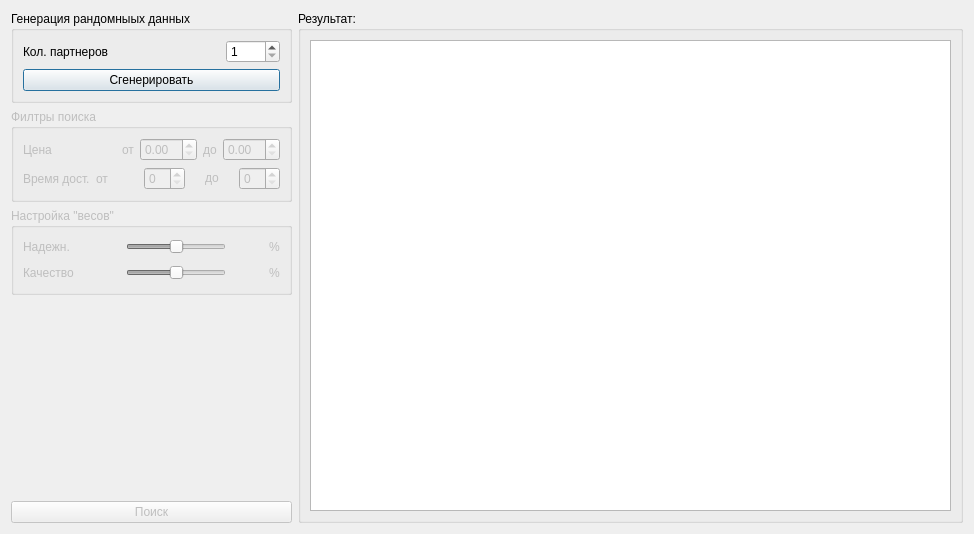
<?xml version="1.0" encoding="UTF-8"?>
<ui version="4.0">
 <class>Dialog</class>
 <widget class="QDialog" name="Dialog">
  <property name="geometry">
   <rect>
    <x>0</x>
    <y>0</y>
    <width>974</width>
    <height>534</height>
   </rect>
  </property>
  <property name="windowTitle">
   <string>SoSBS</string>
  </property>
  <layout class="QGridLayout" name="gridLayout_5">
   <item row="0" column="0">
    <layout class="QVBoxLayout" name="verticalLayout_3">
     <item>
      <widget class="QGroupBox" name="groupBox">
       <property name="maximumSize">
        <size>
         <width>281</width>
         <height>16777215</height>
        </size>
       </property>
       <property name="title">
        <string>Генерация рандомныых данных</string>
       </property>
       <layout class="QGridLayout" name="gridLayout">
        <item row="0" column="0">
         <layout class="QVBoxLayout" name="verticalLayout_2">
          <item>
           <layout class="QHBoxLayout" name="horizontalLayout">
            <item>
             <widget class="QLabel" name="label">
              <property name="text">
               <string>Кол. партнеров</string>
              </property>
             </widget>
            </item>
            <item>
             <spacer name="horizontalSpacer">
              <property name="orientation">
               <enum>Qt::Horizontal</enum>
              </property>
              <property name="sizeHint" stdset="0">
               <size>
                <width>40</width>
                <height>20</height>
               </size>
              </property>
             </spacer>
            </item>
            <item>
             <widget class="QSpinBox" name="spinBox">
              <property name="minimum">
               <number>1</number>
              </property>
              <property name="maximum">
               <number>1000</number>
              </property>
             </widget>
            </item>
           </layout>
          </item>
          <item>
           <widget class="QPushButton" name="pushButton">
            <property name="text">
             <string>Сгенерировать</string>
            </property>
           </widget>
          </item>
         </layout>
        </item>
       </layout>
       <zorder></zorder>
      </widget>
     </item>
     <item>
      <widget class="QGroupBox" name="groupBox_4">
       <property name="enabled">
        <bool>false</bool>
       </property>
       <property name="maximumSize">
        <size>
         <width>281</width>
         <height>16777215</height>
        </size>
       </property>
       <property name="title">
        <string>Филтры поиска</string>
       </property>
       <layout class="QGridLayout" name="gridLayout_4">
        <item row="0" column="0">
         <layout class="QVBoxLayout" name="verticalLayout_4">
          <item>
           <layout class="QHBoxLayout" name="horizontalLayout_4">
            <item>
             <widget class="QLabel" name="label_13">
              <property name="text">
               <string>Цена</string>
              </property>
             </widget>
            </item>
            <item>
             <spacer name="horizontalSpacer_14">
              <property name="orientation">
               <enum>Qt::Horizontal</enum>
              </property>
              <property name="sizeHint" stdset="0">
               <size>
                <width>40</width>
                <height>20</height>
               </size>
              </property>
             </spacer>
            </item>
            <item>
             <widget class="QLabel" name="label_4">
              <property name="text">
               <string>от</string>
              </property>
             </widget>
            </item>
            <item>
             <widget class="QDoubleSpinBox" name="doubleSpinBox_7">
              <property name="maximum">
               <double>99.000000000000000</double>
              </property>
             </widget>
            </item>
            <item>
             <widget class="QLabel" name="label_10">
              <property name="text">
               <string>до</string>
              </property>
             </widget>
            </item>
            <item>
             <widget class="QDoubleSpinBox" name="doubleSpinBox_8">
              <property name="maximum">
               <double>99.000000000000000</double>
              </property>
             </widget>
            </item>
           </layout>
          </item>
          <item>
           <layout class="QHBoxLayout" name="horizontalLayout_9">
            <item>
             <widget class="QLabel" name="label_12">
              <property name="text">
               <string>Время дост.</string>
              </property>
             </widget>
            </item>
            <item>
             <widget class="QLabel" name="label_9">
              <property name="text">
               <string>от</string>
              </property>
             </widget>
            </item>
            <item>
             <widget class="QSpinBox" name="spinBox_2"/>
            </item>
            <item>
             <widget class="QLabel" name="label_11">
              <property name="text">
               <string>&lt;html&gt;&lt;head/&gt;&lt;body&gt;&lt;p align=&quot;center&quot;&gt;до&lt;/p&gt;&lt;/body&gt;&lt;/html&gt;</string>
              </property>
             </widget>
            </item>
            <item>
             <widget class="QSpinBox" name="spinBox_3"/>
            </item>
           </layout>
          </item>
         </layout>
        </item>
       </layout>
      </widget>
     </item>
     <item>
      <widget class="QGroupBox" name="groupBox_2">
       <property name="enabled">
        <bool>false</bool>
       </property>
       <property name="minimumSize">
        <size>
         <width>281</width>
         <height>0</height>
        </size>
       </property>
       <property name="maximumSize">
        <size>
         <width>281</width>
         <height>16777215</height>
        </size>
       </property>
       <property name="title">
        <string>Настройка &quot;весов&quot;</string>
       </property>
       <layout class="QGridLayout" name="gridLayout_2">
        <item row="1" column="1">
         <layout class="QVBoxLayout" name="verticalLayout">
          <item>
           <layout class="QHBoxLayout" name="horizontalLayout_2">
            <item>
             <widget class="QLabel" name="label_2">
              <property name="minimumSize">
               <size>
                <width>59</width>
                <height>0</height>
               </size>
              </property>
              <property name="text">
               <string>Надежн.</string>
              </property>
             </widget>
            </item>
            <item>
             <spacer name="horizontalSpacer_3">
              <property name="orientation">
               <enum>Qt::Horizontal</enum>
              </property>
              <property name="sizeHint" stdset="0">
               <size>
                <width>40</width>
                <height>20</height>
               </size>
              </property>
             </spacer>
            </item>
            <item>
             <widget class="QSlider" name="horizontalSlider">
              <property name="minimumSize">
               <size>
                <width>100</width>
                <height>0</height>
               </size>
              </property>
              <property name="maximumSize">
               <size>
                <width>100</width>
                <height>16777215</height>
               </size>
              </property>
              <property name="maximum">
               <number>100</number>
              </property>
              <property name="pageStep">
               <number>1</number>
              </property>
              <property name="value">
               <number>50</number>
              </property>
              <property name="orientation">
               <enum>Qt::Horizontal</enum>
              </property>
             </widget>
            </item>
            <item>
             <widget class="QLabel" name="label_3">
              <property name="minimumSize">
               <size>
                <width>31</width>
                <height>20</height>
               </size>
              </property>
              <property name="maximumSize">
               <size>
                <width>31</width>
                <height>20</height>
               </size>
              </property>
              <property name="layoutDirection">
               <enum>Qt::LeftToRight</enum>
              </property>
              <property name="styleSheet">
               <string notr="true"/>
              </property>
              <property name="text">
               <string>&lt;html&gt;&lt;head/&gt;&lt;body&gt;&lt;p&gt;&lt;br/&gt;&lt;/p&gt;&lt;/body&gt;&lt;/html&gt;</string>
              </property>
             </widget>
            </item>
            <item>
             <widget class="QLabel" name="label_7">
              <property name="text">
               <string>%</string>
              </property>
             </widget>
            </item>
           </layout>
          </item>
          <item>
           <layout class="QHBoxLayout" name="horizontalLayout_5">
            <item>
             <widget class="QLabel" name="label_5">
              <property name="minimumSize">
               <size>
                <width>59</width>
                <height>0</height>
               </size>
              </property>
              <property name="text">
               <string>Качество</string>
              </property>
             </widget>
            </item>
            <item>
             <spacer name="horizontalSpacer_4">
              <property name="orientation">
               <enum>Qt::Horizontal</enum>
              </property>
              <property name="sizeHint" stdset="0">
               <size>
                <width>40</width>
                <height>20</height>
               </size>
              </property>
             </spacer>
            </item>
            <item>
             <widget class="QSlider" name="horizontalSlider_4">
              <property name="minimumSize">
               <size>
                <width>100</width>
                <height>0</height>
               </size>
              </property>
              <property name="maximumSize">
               <size>
                <width>100</width>
                <height>16777215</height>
               </size>
              </property>
              <property name="maximum">
               <number>100</number>
              </property>
              <property name="pageStep">
               <number>1</number>
              </property>
              <property name="value">
               <number>50</number>
              </property>
              <property name="orientation">
               <enum>Qt::Horizontal</enum>
              </property>
             </widget>
            </item>
            <item>
             <widget class="QLabel" name="label_6">
              <property name="minimumSize">
               <size>
                <width>31</width>
                <height>20</height>
               </size>
              </property>
              <property name="maximumSize">
               <size>
                <width>31</width>
                <height>20</height>
               </size>
              </property>
              <property name="layoutDirection">
               <enum>Qt::LeftToRight</enum>
              </property>
              <property name="styleSheet">
               <string notr="true"/>
              </property>
              <property name="text">
               <string>&lt;html&gt;&lt;head/&gt;&lt;body&gt;&lt;p&gt;&lt;br/&gt;&lt;/p&gt;&lt;/body&gt;&lt;/html&gt;</string>
              </property>
             </widget>
            </item>
            <item>
             <widget class="QLabel" name="label_8">
              <property name="text">
               <string>%</string>
              </property>
             </widget>
            </item>
           </layout>
          </item>
         </layout>
        </item>
       </layout>
      </widget>
     </item>
     <item>
      <spacer name="verticalSpacer">
       <property name="orientation">
        <enum>Qt::Vertical</enum>
       </property>
       <property name="sizeHint" stdset="0">
        <size>
         <width>17</width>
         <height>37</height>
        </size>
       </property>
      </spacer>
     </item>
     <item>
      <widget class="QPushButton" name="pushButton_2">
       <property name="enabled">
        <bool>false</bool>
       </property>
       <property name="maximumSize">
        <size>
         <width>281</width>
         <height>16777215</height>
        </size>
       </property>
       <property name="styleSheet">
        <string notr="true"/>
       </property>
       <property name="text">
        <string>Поиск</string>
       </property>
      </widget>
     </item>
    </layout>
   </item>
   <item row="0" column="1">
    <widget class="QGroupBox" name="groupBox_3">
     <property name="title">
      <string>Результат:</string>
     </property>
     <layout class="QGridLayout" name="gridLayout_3">
      <item row="0" column="0">
       <widget class="QTableView" name="tableView">
        <property name="verticalScrollBarPolicy">
         <enum>Qt::ScrollBarAsNeeded</enum>
        </property>
        <property name="horizontalScrollBarPolicy">
         <enum>Qt::ScrollBarAsNeeded</enum>
        </property>
        <property name="sizeAdjustPolicy">
         <enum>QAbstractScrollArea::AdjustToContents</enum>
        </property>
        <property name="verticalScrollMode">
         <enum>QAbstractItemView::ScrollPerItem</enum>
        </property>
        <attribute name="horizontalHeaderCascadingSectionResizes">
         <bool>true</bool>
        </attribute>
       </widget>
      </item>
     </layout>
    </widget>
   </item>
  </layout>
 </widget>
 <resources/>
 <connections>
  <connection>
   <sender>horizontalSlider</sender>
   <signal>valueChanged(int)</signal>
   <receiver>label_3</receiver>
   <slot>setNum(int)</slot>
   <hints>
    <hint type="sourcelabel">
     <x>136</x>
     <y>259</y>
    </hint>
    <hint type="destinationlabel">
     <x>249</x>
     <y>253</y>
    </hint>
   </hints>
  </connection>
  <connection>
   <sender>horizontalSlider_4</sender>
   <signal>valueChanged(int)</signal>
   <receiver>label_6</receiver>
   <slot>setNum(int)</slot>
   <hints>
    <hint type="sourcelabel">
     <x>176</x>
     <y>281</y>
    </hint>
    <hint type="destinationlabel">
     <x>240</x>
     <y>282</y>
    </hint>
   </hints>
  </connection>
 </connections>
</ui>
